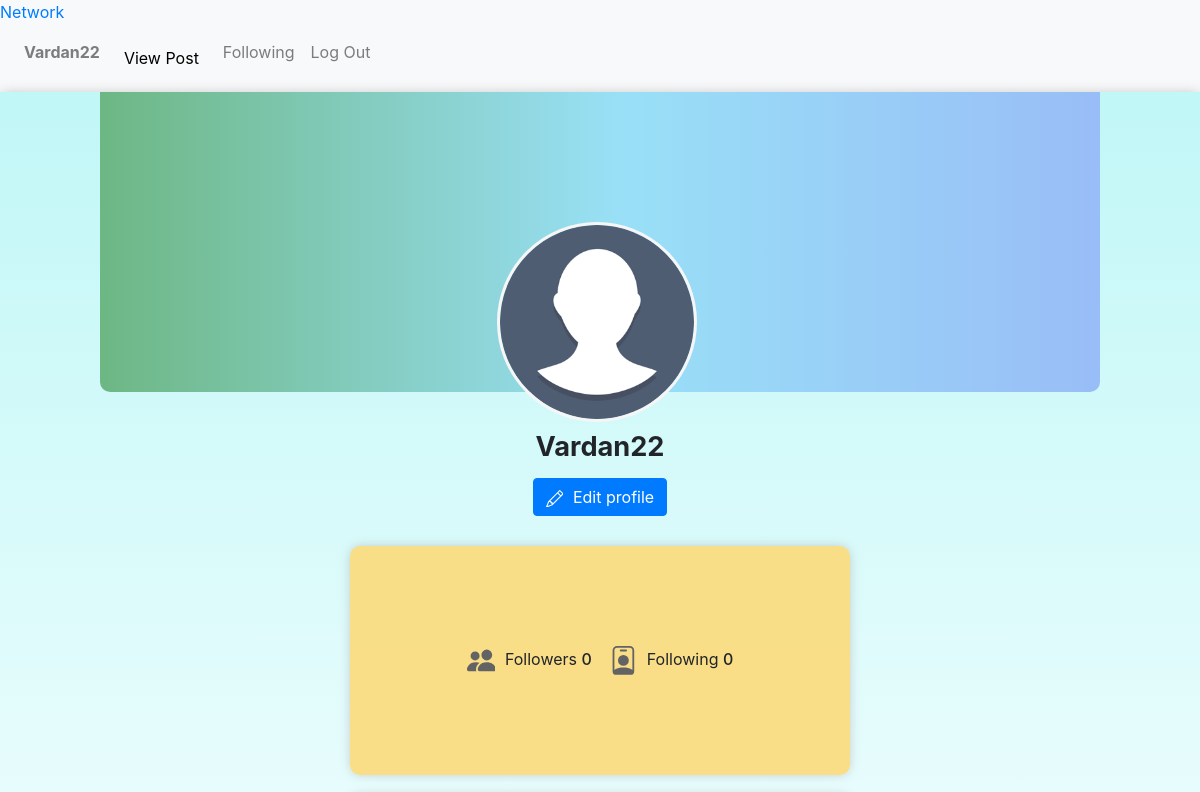
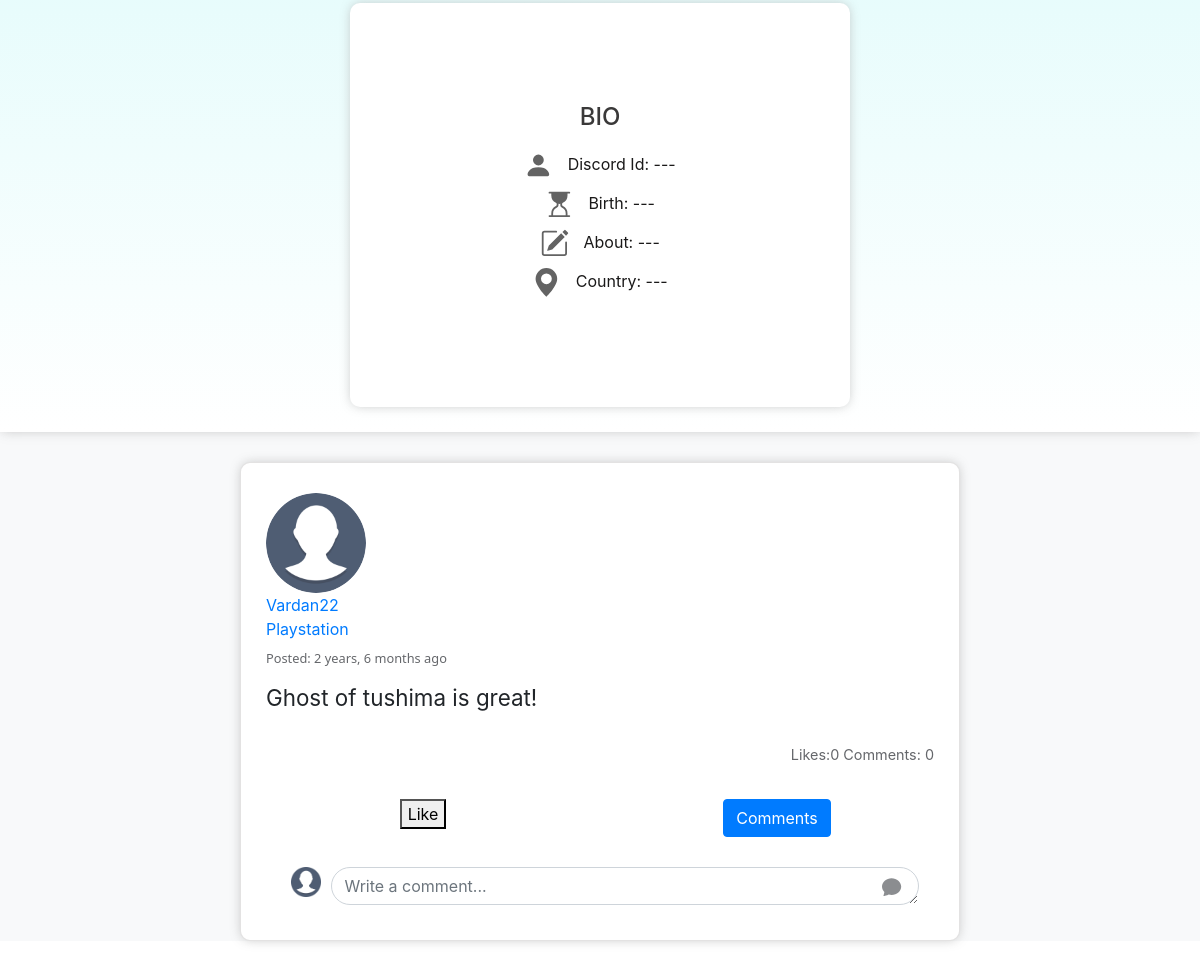
Screenshot of /user-profile/8 (signed in) with the database file from the repository (2 pictures, top to bottom).
### network/models.py (models this page shows, shortened)
class User(AbstractUser):
    pass

class UserProfile(models.Model):
    user = models.OneToOneField(User, on_delete=models.CASCADE, related_name="profile")
    name = models.CharField(max_length=100, blank=True, null=True)
    date_of_birth = models.DateField(blank=True, null=True)
    about = models.TextField(blank=True, null=True)
    country = CountryField(blank=True, null=True)
    image = models.ImageField(default='media/profile_pics/default.png', upload_to="profile_pics", blank=True, null=True)

class Post(models.Model):
    user = models.ForeignKey(User, on_delete=models.CASCADE , related_name="posts", verbose_name="posted by")
    content = models.CharField(max_length=500, null=True, blank=False)
    date = models.DateTimeField(auto_now_add=True)
    categ=models.CharField(max_length=255,null=True, blank=False)
    liked = models.ManyToManyField(UserProfile, blank=True, related_name='likes',editable=True)
    def num_likes(self):
        return self.liked.all().count()
    class Meta:
        verbose_name = "post"
        verbose_name_plural = "posts"

### network/views.py (the view)
# urls.py: path("user-profile/<int:user_id>", views.user_profile, name="user-profile"),
@login_required(login_url="network:login")
def user_profile(request, user_id):
    user_data = User.objects.get(pk=user_id)
    posts = user_data.posts.order_by("-date").all()
    following_id_list = Following.objects.filter(user=user_id).values_list('user_followed', flat=True)
    followers_id_list = Following.objects.filter(user_followed=user_id).values_list('user_id', flat=True)
    following_user_list = User.objects.filter(id__in=following_id_list)
    followers_user_list = User.objects.filter(id__in=followers_id_list)
    paginator = Paginator(posts, 10)
    page_number = request.GET.get('page')
    page_obj = paginator.get_page(page_number)
    profile = UserProfile.objects.get(user=user_data)
    return render(request, "network/user_profile.html", {
        "user_data": user_data,
        "following": following_user_list,
        "followers": followers_user_list,
       "page_obj": page_obj,
        "comment_form": CreateCommentForm(auto_id=False),
        "profile": profile,
    })

### network/templates/network/user_profile.html (shortened to what this page needs)
{% extends "network/layout.html" %}
{% load crispy_forms_tags %}
{% load static %}
{% load i18n %}
{% block body %}
    <div class="user-profile">
        <div class="profile-picture">
            <img src="{{ user_data.profile.image.url }}" alt="{{ user_data.username }}" class="rounded-circle account-img">
        </div>
        <div class="profile-username">
            {{ user_data.username }}
        </div>
        <div class="profile-buttons">
            {% if user.id != user_data.id %}
                <form action="{% url 'follow-unfollow' user_id=user_data.id %}" method="POST">
                    {% csrf_token %}
                {% if user in followers%}
                        <button type="submit" class="btn btn-danger unfollow">
                            <svg viewBox="0 0 16 16" class="bi bi-person-x-fill" fill="currentColor" xmlns="http://www.w3.org/2000/svg">
                                <path fill-rule="evenodd" d="M1 14s-1 0-1-1 1-4 6-4 6 3 6 4-1 1-1 1H1zm5-6a3 3 0 1 0 0-6 3 3 0 0 0 0 6zm6.146-2.854a.5.5 0 0 1 .708 0L14 6.293l1.146-1.147a.5.5 0 0 1 .708.708L14.707 7l1.147 1.146a.5.5 0 0 1-.708.708L14 7.707l-1.146 1.147a.5.5 0 0 1-.708-.708L13.293 7l-1.147-1.146a.5.5 0 0 1 0-.708z"/>
                            </svg>
                            {% trans "Unfollow" %}
                        </button>
                {% else %}
                        <button type="submit" class="btn btn-success follow">
                            <svg viewBox="0 0 16 16" class="bi bi-person-plus-fill" fill="currentColor" xmlns="http://www.w3.org/2000/svg">
                                <path fill-rule="evenodd" d="M1 14s-1 0-1-1 1-4 6-4 6 3 6 4-1 1-1 1H1zm5-6a3 3 0 1 0 0-6 3 3 0 0 0 0 6zm7.5-3a.5.5 0 0 1 .5.5V7h1.5a.5.5 0 0 1 0 1H14v1.5a.5.5 0 0 1-1 0V8h-1.5a.5.5 0 0 1 0-1H13V5.5a.5.5 0 0 1 .5-.5z"/>
                            </svg>
                            {% trans "Follow" %}
                        </button>
                {% endif %}
                </form>
            {% else %}
                <a href="{% url 'edit-profile'%}">
                    <button id="edit-profile-btn" class="btn btn-primary">
                        {% trans "Edit profile" %}
                    </button>
                </a>
            {% endif %}
        </div>
        <div class="profile-following info-card">
            <div class="followers">
                <span class="follow-text">
                    Followers <span class="follow-count">{{ followers.count }}</span>
                </span>
            </div>
            <div class="following">
                <span class="follow-text">
                    Following <span class="follow-count">{{ following.count }}</span>
                </span>
            </div>
        </div>
        <div class="bio info-card">
            <h4>BIO</h4>
            <div class="profile-name">
                <svg viewBox="0 0 16 16" class="bi bi-person-fill profile-icon" fill="currentColor" xmlns="http://www.w3.org/2000/svg">
                    <path fill-rule="evenodd" d="M3 14s-1 0-1-1 1-4 6-4 6 3 6 4-1 1-1 1H3zm5-6a3 3 0 1 0 0-6 3 3 0 0 0 0 6z"/>
                </svg>
                <span>
                    {% trans "Discord Id:" %}
                    {% if user_data.profile.about == "" or user_data.profile.about is None %}
                        ---
                    {% else %}
                        {{ user_data.profile.name }}
                    {% endif %}
                </span>
            </div>
            <div class="profile-birth">
                <span>
                    {% trans "Birth:" %}
                    {% if user_data.profile.about == "" or user_data.profile.about is None %}
                        ---
                    {% else %}
                        {{ user_data.profile.date_of_birth | date:"d.m.Y" }}
                    {% endif %}
                </span>
            </div>
            <div class="profile-about">
                <span>
                    {% trans "About:" %}
                    {% if user_data.profile.about == "" or user_data.profile.about is None %}
                        ---
                    {% else %}
                        {{ user_data.profile.about }}
                    {% endif %}
                </span>
            </div>
            <div class="profile-country">
                <svg viewBox="0 0 16 16" class="bi bi-geo-alt-fill profile-icon" fill="currentColor" xmlns="http://www.w3.org/2000/svg">
                    <path fill-rule="evenodd" d="M8 16s6-5.686 6-10A6 6 0 0 0 2 6c0 4.314 6 10 6 10zm0-7a3 3 0 1 0 0-6 3 3 0 0 0 0 6z"/>
                </svg>
                <span>
                    {% trans "Country:" %}
                    {% if user_data.profile.country == ""  or user_data.profile.about is None %}
                        ---
                    {% else %}
                        {{ user_data.profile.country.name }}
                    {% endif %}
                </span>
            </div>
        </div>
    </div>
    {% for post in page_obj.object_list%}
        {% include "network/post.html"%}
    {% empty %}
        <div class="no-posts">
            {% trans "No posts yet" %}
        </div>
    {% endfor %}
{% endblock %}

### network/templates/network/layout.html (shortened to what this page needs)
{% load static %}
{% load i18n %}
<!DOCTYPE html>
<html lang="en">
    <head>
        <link rel="stylesheet" href="https://stackpath.bootstrapcdn.com/bootstrap/4.4.1/css/bootstrap.min.css">
         <link href="{% static 'network/main_styles.css' %}" rel="stylesheet">
        <link href="{% static 'network/post_comment_styles.css' %}" rel="stylesheet">
        <link href="{% static 'network/user_profile.css' %}" rel="stylesheet">
        </head>
    <body>
        <nav class="nav-grid bg-light">
            <a class="network-link" href="{% url 'index'%}">Network</a>
            <nav class="navbar navbar-expand-md navbar-light">
                <div class="collapse navbar-collapse" id="navbarNav">
                  <ul class="navbar-nav mr-auto">
                    {% if user.is_authenticated %}
                        <li class="nav-item">
                            <a class="nav-link" href="{% url 'user-profile' user_id=user.id%}"><strong>{{ user.username }}</strong></a>
                        </li>
                    {% endif %}
                    <li class="nav-item">
                        <div class="dropdown" >
                            <button class="dropbtn">View Post
                                </button>
                        </div>
                    </li>
                    {% if user.is_authenticated %}
                        <li class="nav-item">
                            <a class="nav-link" href="{% url 'following'%}">{% trans "Following" %}</a>
                        </li>
                        <li class="nav-item">
                            <a class="nav-link" href="{% url 'logout' %}">{% trans "Log Out" %}</a>
                        </li>
                    {% endif %}
                  </ul>
                </div>
        </nav>
        <div class="body">
            {% block body %}
            {% endblock %}
        </div>
    </body>
</html>

### network/templates/network/post.html (shortened to what this page needs)
{% load static %}
{% load custom_tags %}
{% load i18n %}
{% block extra_css %}
    <link href="{% static 'network/post_comment_styles.css' %}" rel="stylesheet">
    <link href="{% static 'network/forms.css' %}" rel="stylesheet">
    <link rel="stylesheet" href="https://cdn.jsdelivr.net/npm/bootstrap@4.0.0/dist/css/bootstrap.min.css">
{% endblock %}
<div class="post-comment-element">
    <div class="post" id='post_{{ post.id }}'>
        <div class="post-profile-picture">
            <img src="{{ post.user.profile.image.url }}" title={{ post.user }} alt="profile picture">
            <a href="{% url 'user-profile' user_id=post.user.id %}">{{ post.user }}</a>
            <a href="{% url 'category' cat=post.categ %}"> {{post.categ}}</a>
        </div>
        <div class="post-date">
            {% trans "Posted: " %} {{post.date|timesince}} {% trans "ago" %}
        </div>
        <div class="post-content">
            {{ post.content}}
        </div>
        <div class="comment-data">
            <span class="like-count">{% trans "Likes:" %}{{post.num_likes}}</span>
            <span class="comment-count">{% trans "Comments:" %} {{post.comments.all.count}}</span>
        </div>
    </div>
    {% if user.is_authenticated %}
            <div class="container">
                <div class="row">
            <div class="col-sm-6">
                <div class="text-center">
                    <form action="{% url 'like-post-view' %}" method="POST" class='like-form' id="{{post.id}}">
                        <button type="submit" class="ui button like-btn">
                            {% if profile not in post.liked.all %}
                                Like
                            {% else %}
                                Unlike
                            {% endif %}
                        </button>
                    </form>
            </div></div>
            <div class="col-sm-6">
            <div class="text-center">
            <button class="btn btn-primary" type="button" data-toggle="collapse" data-target="#collapse{{post.id}}"
             aria-expanded="true" aria-controls="collapse{{post.id}}"> Comments</button>
        </div></div> </div></div>
        <div class="comment-form-wrapper">
            <a href="{% url 'user-profile' user_id=user.id %}">
                <img class="comment-profile-picture" src="{{ user.profile.image.url }}" title={{ user }} alt="profile picture">
            </a>
            <form action="{% url 'post-comment' action='comment' %}" method="post">
                <div class="comment-form-content">
                    {{ comment_form.content}}
                    <button type="submit" class="icon-button">
                        <svg width="1.2em" height="1.2em" viewBox="0 0 16 16" class="bi bi-chat-fill" xmlns="http://www.w3.org/2000/svg">
                            <path d="M8 15c4.418 0 8-3.134 8-7s-3.582-7-8-7-8 3.134-8 7c0 1.76.743 3.37 1.97 4.6-.097 1.016-.417 2.13-.771 2.966-.079.186.074.394.273.362 2.256-.37 3.597-.938 4.18-1.234A9.06 9.06 0 0 0 8 15z"/>
                        </svg>
                    </button>
                </div>
            </form>
    </div>
   {% endif %}
</div>

### rows the page displays
User: username "Vardan22", profile.image (placeholder picture)
Post: user.profile.image (placeholder picture), user "Vardan22", categ "Playstation", date "2 years, 6 months", content "Ghost of tushima is great!", num_likes "0", comments.all.count "0", shows "Like", profile.image (placeholder picture)

### other values shown
{{ followers.count }} "0"
{{ following.count }} "0"
